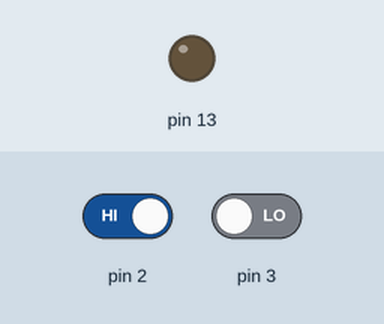
This sketch was run on a simulated Arduino Uno, built with avr-gcc and run on an emulated ATmega328P. Shown: output pins drawn as LEDs (lit = HIGH). The inputs (shaded band) are chosen by the test bench; at power-on: pin 2 HIGH, pin 3 LOW. What the sketch prints to the serial monitor is not drawn.

Above: at 1.2 s.
1.3 s: pin 2 driven LOW
At 2.5 s:
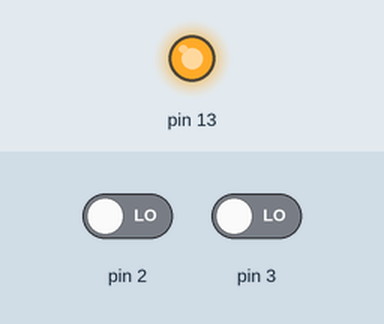
Timing chart, 0 to 4.3 s (numbered marks = the images above; inputs shaded):
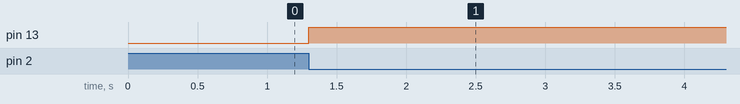

The sketch:

move_bu.ino
```cpp
int bu;
int buch = 0;
int mo;

void setup() {
  pinMode(2, INPUT);
  pinMode(3, INPUT);
  pinMode(13, OUTPUT);

  Serial.begin(9600);
}

void loop(){
  bu = digitalRead(2);
  mo = digitalRead(3);

  if (bu == LOW) {
    digitalWrite(13, HIGH);
    Serial.println("버튼눌림");
    Serial.write("1");
    delay(15000);
  } else {
    digitalWrite(13, LOW);
  }

  if (mo == HIGH) {
    digitalWrite(13, HIGH);
    Serial.println("움직임");
    Serial.write("1");
    delay(15000);
  }
  else {
    digitalWrite(13, LOW);
  }
}
```

Measured:
- after the input at 1.3 s, pin 13: LOW → HIGH at once
